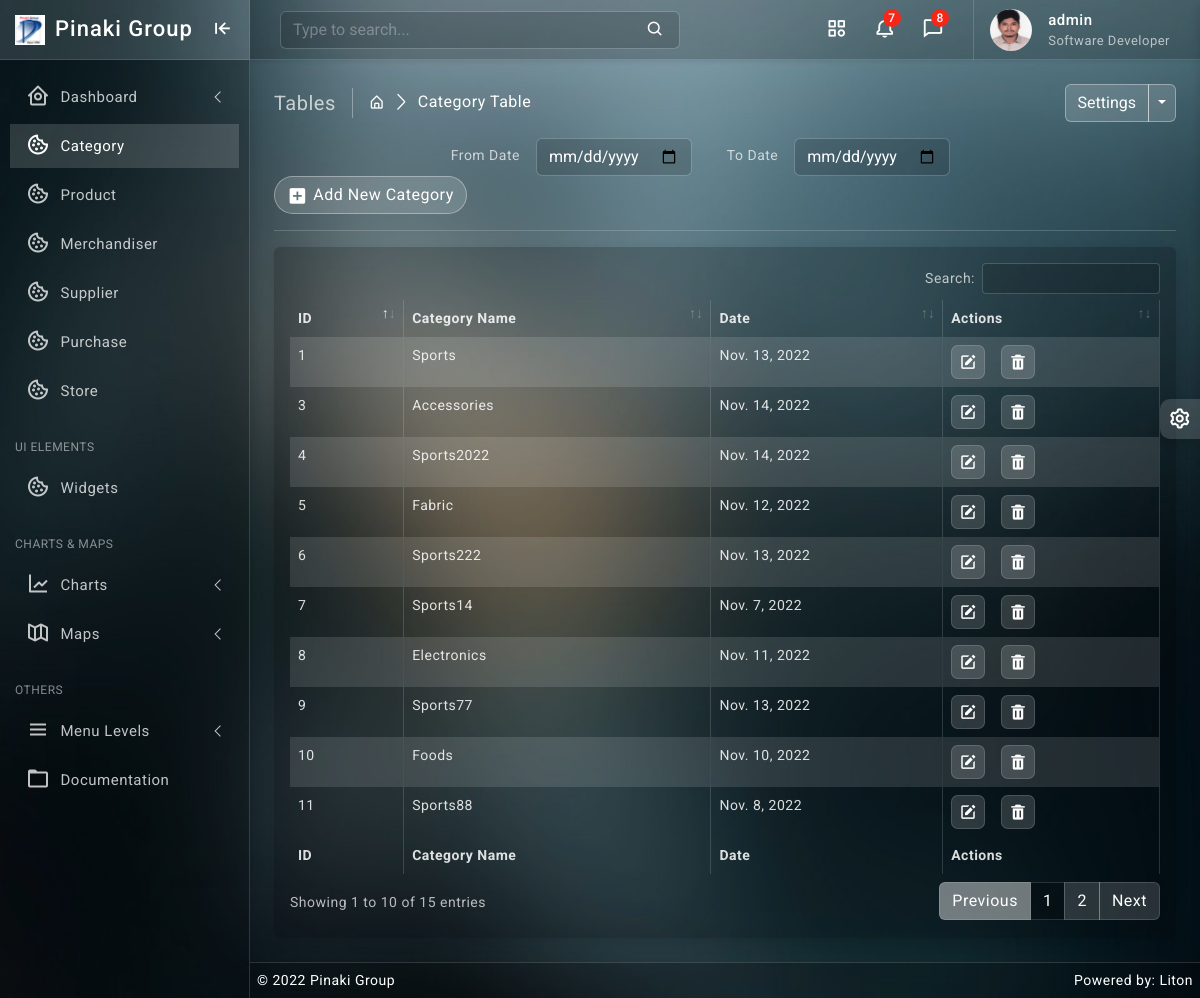
Page /category/ (signed in) on the committed database.
### category/models.py (models this page shows, shortened)
class Category(models.Model):
    name = models.CharField(max_length=64, null=True, unique=True, blank=True)
    created_at = models.DateField(default= now)
    updated_at = models.DateTimeField(auto_now=True)

### category/views.py (the view)
# urls.py: path('', views.category_read, name='category_read'),
@login_required
def category_read(request):
    category_data = Category.objects.all().order_by('-id')
    context = {
        'category_data': category_data
    }
    return render(request, 'category/read.html', context)

### templates/category/read.html (shortened to what this page needs)
{% extends 'base/base.html' %}
{% block body %}
{% load static %}
		<div class="page-wrapper">
			<div class="page-content">
				<div class="page-breadcrumb d-none d-sm-flex align-items-center mb-3">
					<div class="breadcrumb-title pe-3">Tables</div>
					<div class="ps-3">
						<nav aria-label="breadcrumb">
							<ol class="breadcrumb mb-0 p-0">
								<li class="breadcrumb-item"><a href="#"><i class="bx bx-home-alt"></i></a>
								</li>
								<li class="breadcrumb-item active" aria-current="page">Category Table</li>
							</ol>
						</nav>
					</div>
					<div class="ms-auto">
						<div class="btn-group">
							<button type="button" class="btn btn-light">Settings</button>
							<button type="button" class="btn btn-light dropdown-toggle dropdown-toggle-split" data-bs-toggle="dropdown">	<span class="visually-hidden">Toggle Dropdown</span>
							</button>
						</div>
					</div>
				</div>
				<div class="col-md-9">
					<form class="float-md-end" method="POST">
						<div class="row row-cols-md-auto g-lg-3">
							<label for="fromdate" class="col-md-2 col-form-label text-md-end">From Date</label>
							<div class="col-md-4">
								<input type="date" name= "fromdate" class="form-control" id="fromdate">
							</div>
							<label for="todate" class="col-md-2 col-form-label text-md-end">To Date</label>
							<div class="col-md-4">
								<input type="date" name= "todate" class="form-control" id="todate">
							</div>
						</div>
					</form>
				</div>
                <div class="ms-auto"><a href="/category/create/" class="btn btn-light radius-30 mt-2 mt-lg-0"><i class="bx bxs-plus-square"></i>Add New Category</a></div>
				<hr/>
				<div class="card">
					<div class="card-body">
						<div class="table-responsive">
							<table id="example2" class="table table-striped table-bordered">
								<thead>
									<tr>
										<th>ID</th>
										<th>Category Name</th>
										<th>Date</th>
										<th>Actions</th>
									</tr>
								</thead>
								<tbody>
									{% for data in category_data %}
									<tr>
									   <td>{{ data.id }}</td>
									   <td>{{ data.name }}</td>
									   <td>{{ data.created_at }}</td>
									   <td class="center">
										<div class="d-flex order-actions">
											<a class="" href="{% url 'category_update' data.id %}">
												<i class='bx bxs-edit'></i>
											</a>
											<a class="ms-3" href="{% url 'category_delete' data.id %}" onclick="return confirm('Are you sure?');">
												<i class='bx bxs-trash'></i>
											</a>
										</div>
									   </td>
									</tr>
								 {% endfor %}
								</tbody>
								<tfoot>
									<tr>
										<th>ID</th>
										<th>Category Name</th>
										<th>Date</th>
										<th>Actions</th>
									</tr>
								</tfoot>
							</table>
						</div>
					</div>
				</div>
			</div>
		</div>
{% endblock body %}

### templates/base/base.html (shortened to what this page needs)
{% load static %}
<!DOCTYPE html>
<html lang="en">
<head>
    {% include 'base/header.html' %}
</head>
<body class="bg-theme bg-theme2">
    <div class="wrapper">
        {% include 'base/slider.html' %}
        {% include 'base/navbar.html' %}
        {% block body %}
        {% endblock body %}
        {% include 'base/footer.html' %}
    </div>
    {% include 'base/switcher.html' %}
</body>
</html>

### templates/base/header.html (shortened to what this page needs)
{% load static %}
<link href="{% static 'plugins/simplebar/css/simplebar.css' %}" rel="stylesheet" />
<link href="{% static 'plugins/perfect-scrollbar/css/perfect-scrollbar.css' %}" rel="stylesheet" />
<link href="{% static 'plugins/metismenu/css/metisMenu.min.css' %}" rel="stylesheet" />
<link href="{% static 'plugins/datatable/css/dataTables.bootstrap5.min.css' %}" rel="stylesheet" />
<link href="{% static 'css/bootstrap.min.css' %}" rel="stylesheet">
<link href="{% static 'css/bootstrap-extended.css' %}" rel="stylesheet">
<link href="{% static 'css/app.css' %}" rel="stylesheet">
<link href="{% static 'css/icons.css' %}" rel="stylesheet">

### templates/base/slider.html (shortened to what this page needs)
{% load static %}
		<div class="sidebar-wrapper" data-simplebar="true">
			<div class="sidebar-header">
				<div>
					<img src="{% static 'images/logo-icon.png' %}" class="logo-icon" alt="logo icon">
				</div>
				<div>
					<h4 class="logo-text">Pinaki Group</h4>
				</div>
				<div class="toggle-icon ms-auto"><i class='bx bx-arrow-to-left'></i>
				</div>
			</div>
			<ul class="metismenu" id="menu">
				<li>
					<a href="{% url 'home' %}" class="has-arrow">
						<div class="parent-icon"><i class='bx bx-home-circle'></i>
						</div>
						<div class="menu-title">Dashboard</div>
					</a>
				</li>
				<li>
					<a href="{% url 'category_read' %}">
						<div class="parent-icon"><i class='bx bx-cookie'></i>
						</div>
						<div class="menu-title">Category</div>
					</a>
				</li>
				<li>
					<a href="{% url 'product_read' %}">
						<div class="parent-icon"><i class='bx bx-cookie'></i>
						</div>
						<div class="menu-title">Product</div>
					</a>
				</li>
				<li>
					<a href="{% url 'merchandiser_read' %}">
						<div class="parent-icon"><i class='bx bx-cookie'></i>
						</div>
						<div class="menu-title">Merchandiser</div>
					</a>
				</li>
				<li>
					<a href="{% url 'supplier_read' %}">
						<div class="parent-icon"><i class='bx bx-cookie'></i>
						</div>
						<div class="menu-title">Supplier</div>
					</a>
				</li>
				<li>
					<a href="{% url 'purchase_read' %}">
						<div class="parent-icon"><i class='bx bx-cookie'></i>
						</div>
						<div class="menu-title">Purchase</div>
					</a>
				</li>
				<li>
					<a href="{% url 'store_read' %}">
						<div class="parent-icon"><i class='bx bx-cookie'></i>
						</div>
						<div class="menu-title">Store</div>
					</a>
				</li>
				<li class="menu-label">UI Elements</li>
				<li>
					<a href="#">
						<div class="parent-icon"><i class='bx bx-cookie'></i>
						</div>
						<div class="menu-title">Widgets</div>
					</a>
				</li>
				<li class="menu-label">Charts & Maps</li>
				<li>
					<a class="has-arrow" href="#">
						<div class="parent-icon"><i class="bx bx-line-chart"></i>
						</div>
						<div class="menu-title">Charts</div>
					</a>
				</li>
				<li>
					<a class="has-arrow" href="#">
						<div class="parent-icon"><i class="bx bx-map-alt"></i>
						</div>
						<div class="menu-title">Maps</div>
					</a>
				</li>
				<li class="menu-label">Others</li>
				<li>
					<a class="has-arrow" href="#">
						<div class="parent-icon"><i class="bx bx-menu"></i>
						</div>
						<div class="menu-title">Menu Levels</div>
					</a>
				</li>
				<li>
					<a href="https://codervent.com/dashtreme/documentation/index.html" target="_blank">
						<div class="parent-icon"><i class="bx bx-folder"></i>
						</div>
						<div class="menu-title">Documentation</div>
					</a>
				</li>
			</ul>
		</div>

### templates/base/navbar.html (shortened to what this page needs)
{% load static %}
		<header>
			<div class="topbar d-flex align-items-center">
				<nav class="navbar navbar-expand">
					<div class="search-bar flex-grow-1">
						<div class="position-relative search-bar-box">
							<input type="text" class="form-control search-control" placeholder="Type to search..."> <span class="position-absolute top-50 search-show translate-middle-y"><i class='bx bx-search'></i></span>
						</div>
					</div>
					<div class="top-menu ms-auto">
						<ul class="navbar-nav align-items-center">
							<li class="nav-item dropdown dropdown-large">
								<a class="nav-link dropdown-toggle dropdown-toggle-nocaret" href="#" role="button" data-bs-toggle="dropdown" aria-expanded="false">	<i class='bx bx-category'></i>
								</a>
							</li>
							<li class="nav-item dropdown dropdown-large">
								<a class="nav-link dropdown-toggle dropdown-toggle-nocaret position-relative" href="#" role="button" data-bs-toggle="dropdown" aria-expanded="false"> <span class="alert-count">7</span>
									<i class='bx bx-bell'></i>
								</a>
							</li>
							<li class="nav-item dropdown dropdown-large">
								<a class="nav-link dropdown-toggle dropdown-toggle-nocaret position-relative" href="#" role="button" data-bs-toggle="dropdown" aria-expanded="false"> <span class="alert-count">8</span>
									<i class='bx bx-comment'></i>
								</a>
							</li>
						</ul>
					</div>
					<div class="user-box dropdown">
						<a class="d-flex align-items-center nav-link dropdown-toggle dropdown-toggle-nocaret" href="#" role="button" data-bs-toggle="dropdown" aria-expanded="false">
							<img src="{% static 'images/avatars/avatar-2.png' %}" class="user-img" alt="user avatar">
							<div class="user-info ps-3">
								<p class="user-name mb-0">{{request.user}}</p>
								<p class="designattion mb-0">Software Developer</p>
							</div>
						</a>
					</div>
				</nav>
			</div>
		</header>

### templates/base/footer.html
{% load static %}
<footer class="page-footer">
    <p>
        <span style="text-align:left;float:left">&copy; 2022 <a href="https://pinakigroup.com/" alt="Bootstrap Themes">Pinaki Group</a></span>
        <span class="hidden-phone" style="text-align:right;float:right">Powered by: <a href="https://www.linkedin.com/in/litonbairaggi" alt="Bootstrap Admin Templates">Liton</a></span>
    </p>
</footer>

### templates/base/switcher.html (shortened to what this page needs)
{% load static %}
	<div class="switcher-wrapper">
		<div class="switcher-btn"> <i class='bx bx-cog bx-spin'></i>
		</div>
	</div>

### templates/base/js.html (shortened to what this page needs)
{% load static %}

### rows in the picture
Category: id "11", name "Sports88", created_at "Nov. 8, 2022"
Category: id "10", name "Foods", created_at "Nov. 10, 2022"
Category: id "9", name "Sports77", created_at "Nov. 13, 2022"
Category: id "8", name "Electronics", created_at "Nov. 11, 2022"
Category: id "7", name "Sports14", created_at "Nov. 7, 2022"
Category: id "6", name "Sports222", created_at "Nov. 13, 2022"
Category: id "5", name "Fabric", created_at "Nov. 12, 2022"
Category: id "4", name "Sports2022", created_at "Nov. 14, 2022"
Category: id "3", name "Accessories", created_at "Nov. 14, 2022"
Category: id "1", name "Sports", created_at "Nov. 13, 2022"

### other values in the picture
{{ request.user }} "admin"
